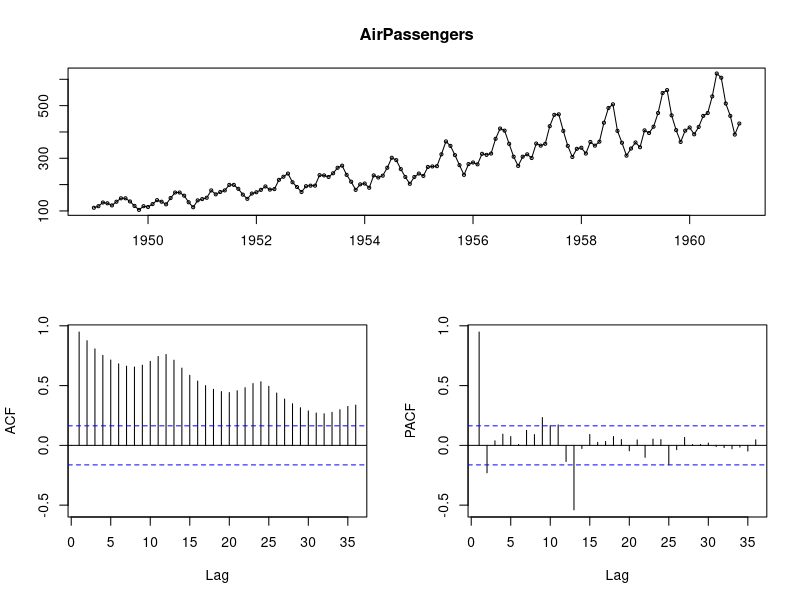
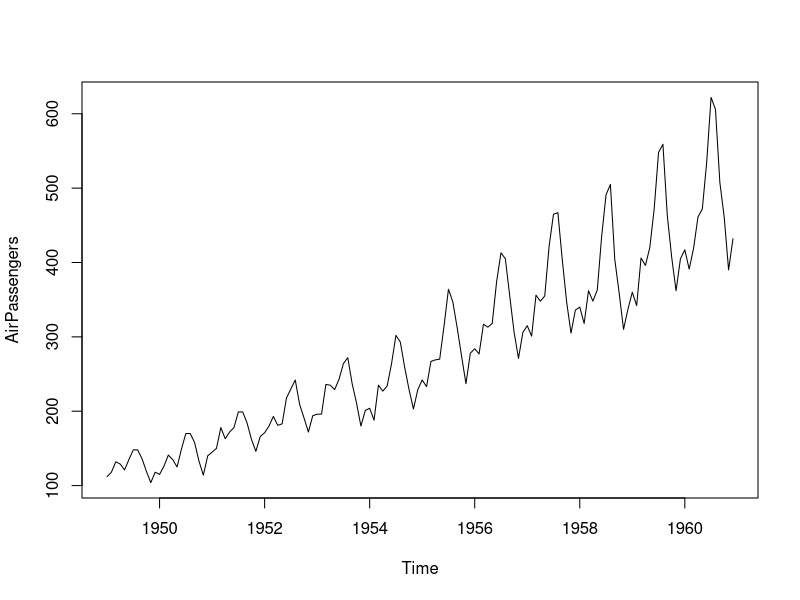
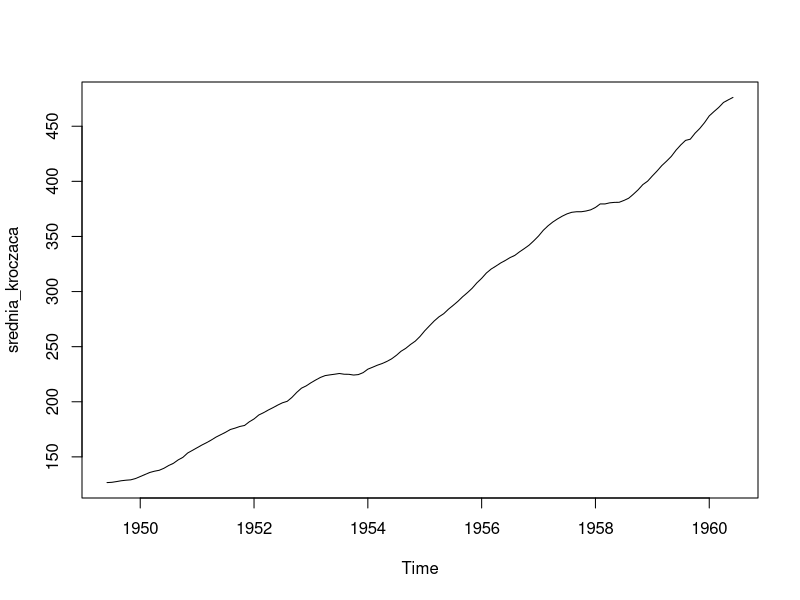
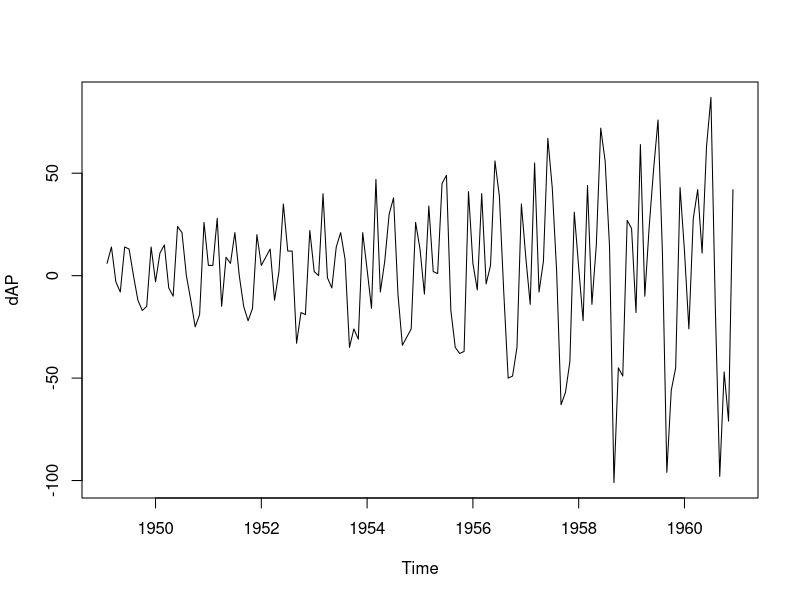
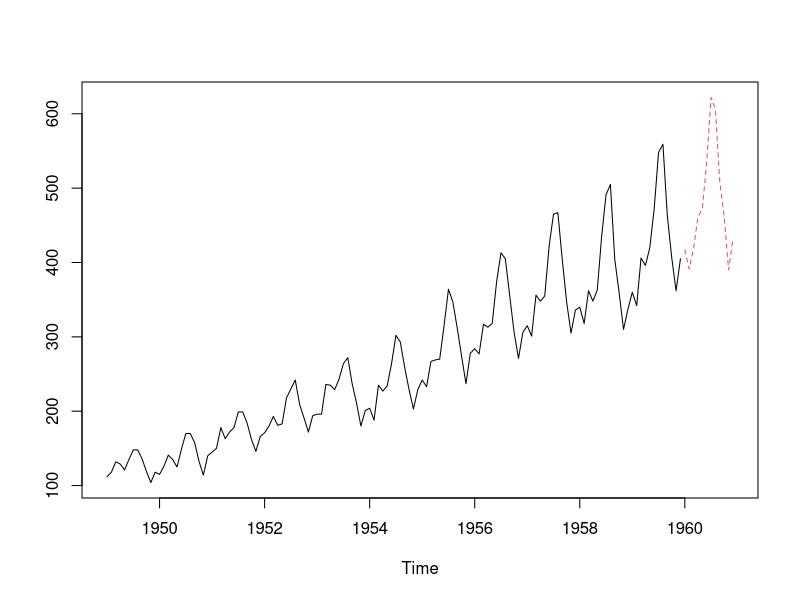
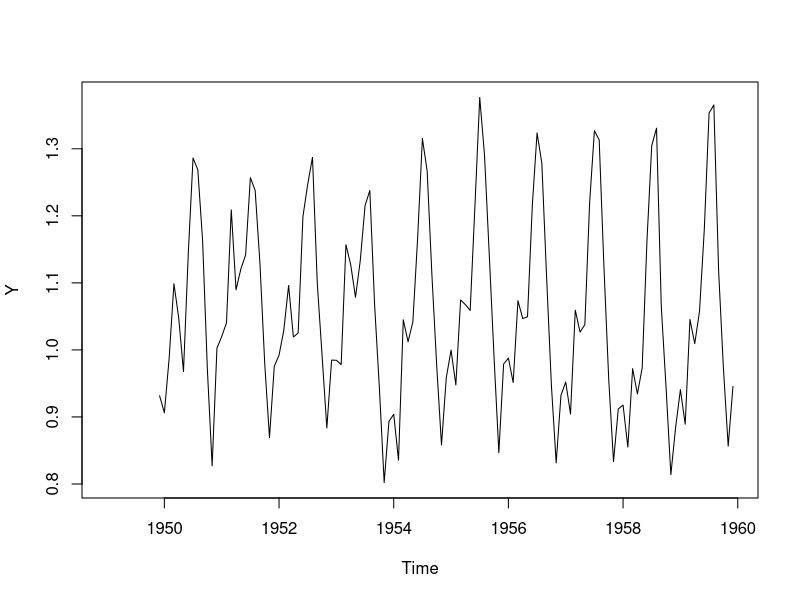
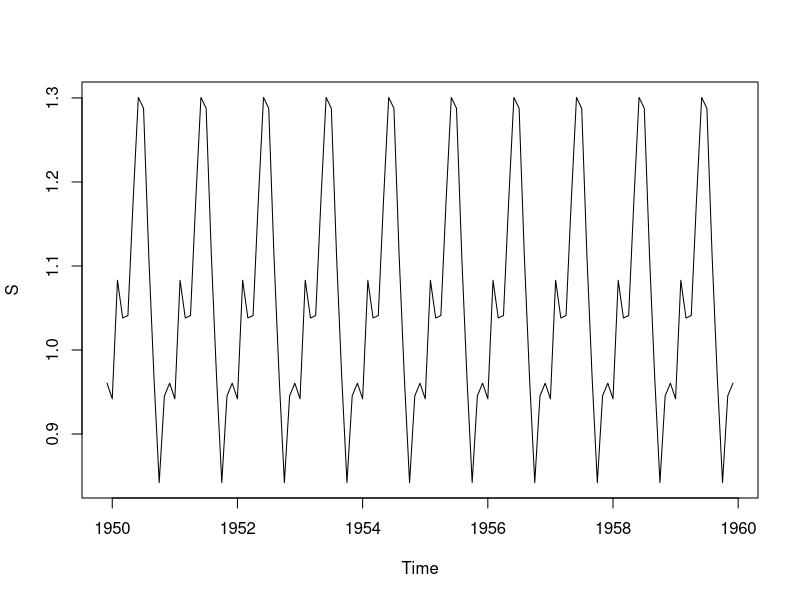
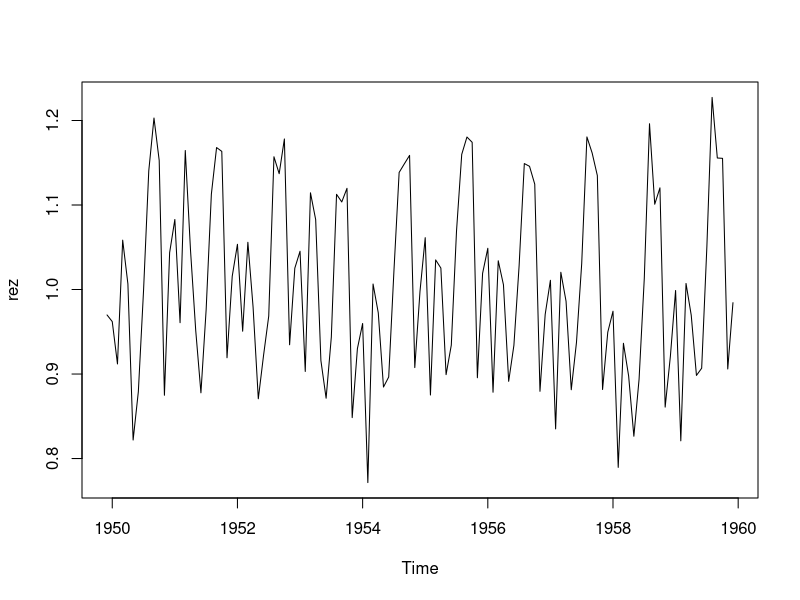

R code for these plots, in order:
## ---- chunk 1
knitr::opts_chunk$set(echo = TRUE)
## ---- chunk 2
library(stats)
data('AirPassengers')
typeof(AirPassengers)
class(AirPassengers)
head(AirPassengers)
is.ts(AirPassengers)
## ---- chunk 3
library(forecast)
tsdisplay(AirPassengers)
## ---- chunk 4
plot(AirPassengers)
## ---- chunk 5
frequency(AirPassengers)
## ---- chunk 6
library(zoo)
srednia_kroczaca = rollmean(AirPassengers, 12)
plot(srednia_kroczaca)
## ---- chunk 7
dAP = diff(AirPassengers)
plot(dAP)
## ---- chunk 8
N = length(AirPassengers)
N
horyzont = 12
ilosc_lat = N/12
## ---- chunk 9
X_train = window(AirPassengers,end = c(1959,12) )
X_test = window(AirPassengers, start = c(1960,1))
## ---- chunk 10
ts.plot(X_train, X_test, col=1:2, lty=c(1,2))
## ---- chunk 11
Trend = as.ts(rollmean(X_train, 12, fill = c(0,0,0), align = "right"))
Y = as.ts(X_train / Trend)
Y[which(!is.finite(Y))] = NA
#Y_omitted = ts(na.omit(Y), frequency = 12, start = c(1949, 7))
plot(Y)
## ---- chunk 12
macierz = t(matrix(data = Y, nrow = 12))
sezonowosc = colMeans(macierz, na.rm = TRUE)
S = ts(rep(sezonowosc, 12), frequency = 12, start = c(1949, 12), end = c(1959,12) )
S_pred = ts(rep(sezonowosc,1), frequency = 12, start = c(1960,1))
plot(S)
## ---- chunk 13
frequency(Y)
frequency(S)
Y
S
rez = as.ts(Y / S)

## ---- chunk 14
plot(rez)
## ---- chunk 15
tsdisplay(rez)
## ---- chunk 16
lambda = BoxCox.lambda(rez, lower = 0, upper = 2)
lambda
bc_rez = BoxCox(rez, lambda= 2) #bo lambda wyszła niemal równa 2
plot(bc_rez)
## ---- chunk 17
tsdisplay(bc_rez)
## ---- chunk 18
model <- auto.arima(bc_rez)
summary(model)
## ---- chunk 19
bc_rez_fc = forecast(model, horyzont)
plot(bc_rez_fc)
## ---- chunk 20
rez_fc = bc_rez_fc
rez_fc$x = rez
#rez_fc$series = rez
#rez_fc$fitted = rez
rez_fc$mean=InvBoxCox(bc_rez_fc$mean, lambda = 0)
rez_fc$lower=InvBoxCox(bc_rez_fc$lower, lambda = 0)
rez_fc$upper=InvBoxCox(bc_rez_fc$upper, lambda = 0)
plot(rez_fc)
## ---- chunk 21
rez_fc$mean
S_pred
## ---- chunk 22
Y_fc = rez_fc
Y_fc$x = Y
Y_fc$mean=rez_fc$mean * S_pred
Y_fc$lower=rez_fc$lower * S_pred
Y_fc$upper=rez_fc$upper * S_pred
plot(Y_fc)
## ---- chunk 23
x <- 1:length(Trend)
reg = lm(Trend ~ x)
summary(reg)
length(Trend)
## ---- chunk 24
x_pred = length(Trend)+(1:horyzont) 
x_pred
a = as.numeric(reg$coefficients[2])
b = as.numeric(reg$coefficients[1])
y_pred = a * x_pred + b
y_pred
Y_pred = ts(y_pred, frequency = 12, start=c(1960,1))
## ---- chunk 25
Y_fc$mean
Y_pred
Y_fc$mean * Y_pred
## ---- chunk 26
fc = Y_fc
fc$x = X_train
fc$mean=Y_fc$mean * Y_pred
fc$lower=Y_fc$lower * Y_pred
fc$upper=Y_fc$upper * Y_pred
plot(fc)
